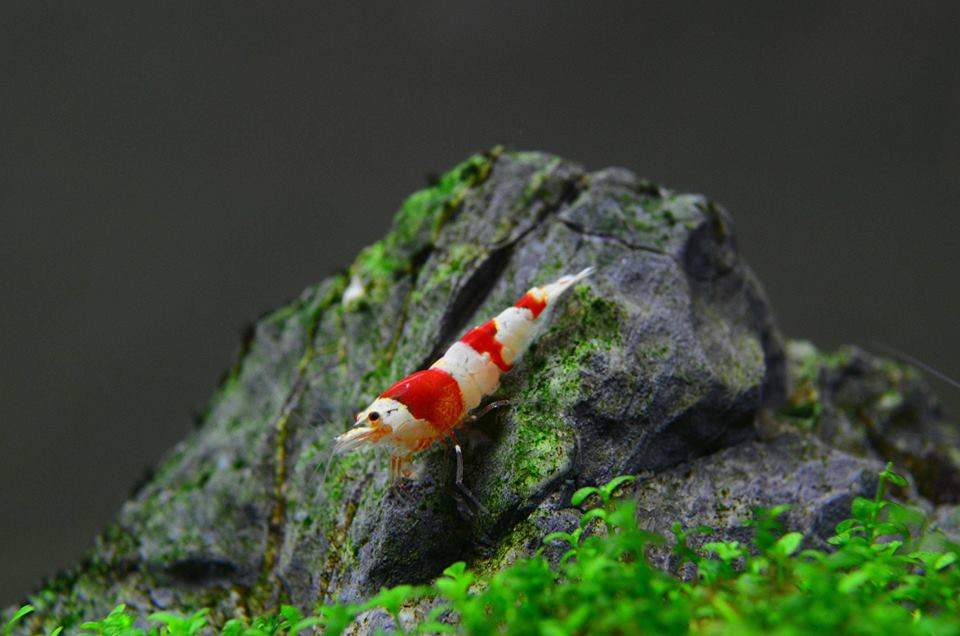
#> input picture buoi2/anh1.jpg, 960 x 636 px, given in place of the camera
$ python biendoihinhthaihoc.py
#> lines starting #> are read from the running program, lines starting #| are printed output that depends on the picture; after the words box and inside, x2 and y2 are one past the last pixel; in counts of white or black regions, pixels touching at a corner belong together
import cv2
import numpy as np
def nothing(x):
    pass
cap = cv2.VideoCapture(0)
cv2.namedWindow("Trackbars")
cv2.createTrackbar("L - H", "Trackbars", 0, 179, nothing)
#> slider 'L - H' is set to 35
cv2.createTrackbar("L - S", "Trackbars", 0, 255, nothing)
#> slider 'L - S' is set to 51
cv2.createTrackbar("L - V", "Trackbars", 0, 255, nothing)
#> slider 'L - V' is set to 51
cv2.createTrackbar("U - H", "Trackbars", 179, 179, nothing)
cv2.createTrackbar("U - S", "Trackbars", 255, 255, nothing)
cv2.createTrackbar("U - V", "Trackbars", 255, 255, nothing)
while True:
    _, frame = cap.read()
#> frame is the input picture: shape (636, 960, 3); mean B, G, R 52.4, 72.2, 60.8
    hsv = cv2.cvtColor(frame, cv2.COLOR_BGR2HSV)
#> hsv: shape (636, 960, 3); mean H, S, V 52, 62.9, 74.4
    l_h = cv2.getTrackbarPos("L - H", "Trackbars")
    l_s = cv2.getTrackbarPos("L - S", "Trackbars")
    l_v = cv2.getTrackbarPos("L - V", "Trackbars")
    u_h = cv2.getTrackbarPos("U - H", "Trackbars")
    u_s = cv2.getTrackbarPos("U - S", "Trackbars")
    u_v = cv2.getTrackbarPos("U - V", "Trackbars")
    lower_blue = np.array([l_h, l_s, l_v])
    upper_blue = np.array([u_h, u_s, u_v])
    mask = cv2.inRange(hsv, lower_blue, upper_blue)
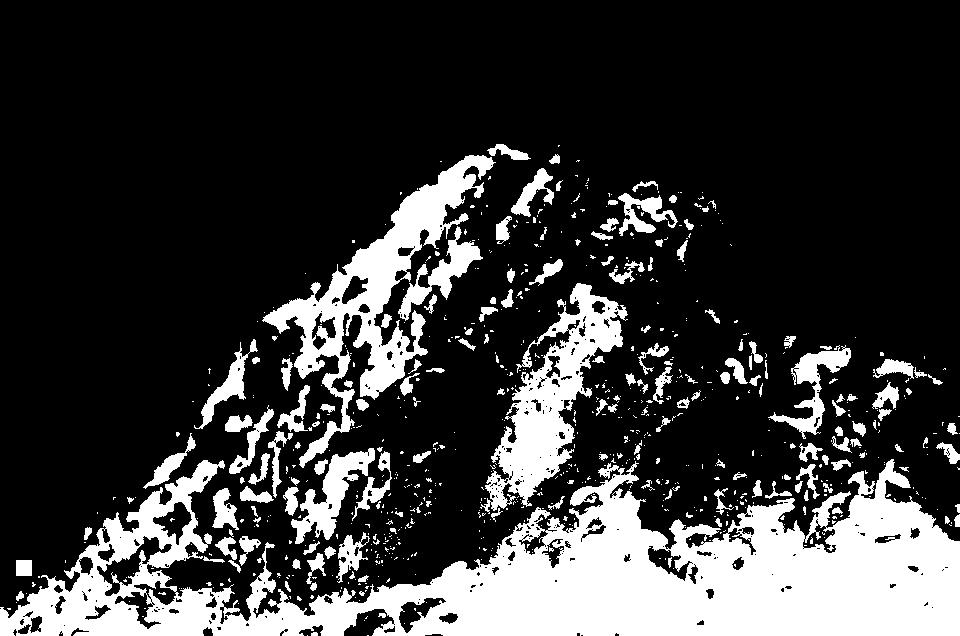
#> mask: shape (636, 960); 22.3% white; 768 white regions (602 under 20 px), largest, box (x1, y1, x2, y2) and area: (0, 459, 960, 636) 79948, (262, 155, 496, 468) 15304, (480, 283, 628, 514) 11059
    kernel = np.ones((5, 5), np.uint8)
    erosion = cv2.erode(mask, kernel)
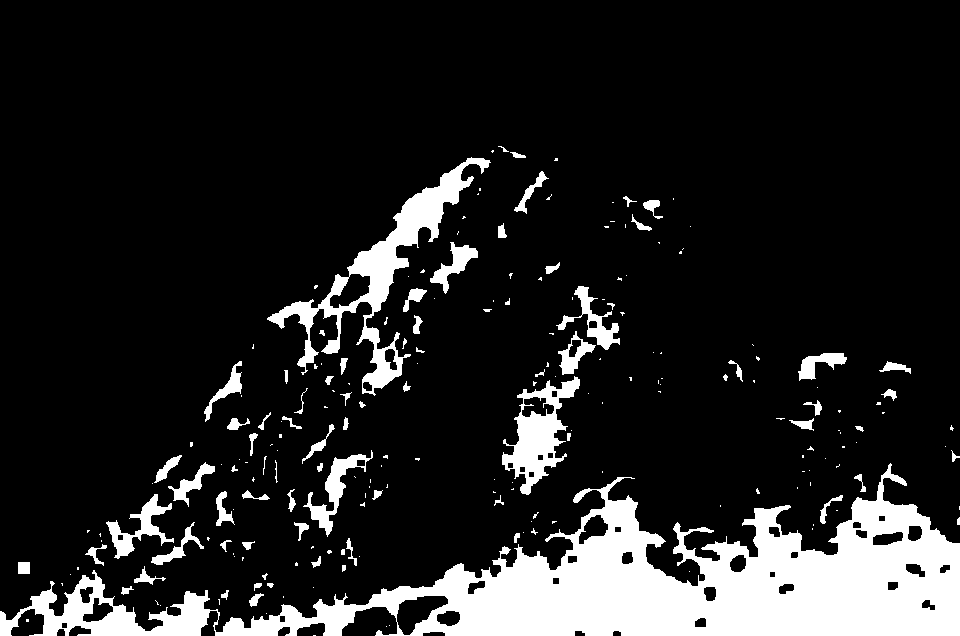
#> erosion: shape (636, 960); 13.8% white; 216 white regions (135 under 20 px), largest, box (x1, y1, x2, y2) and area: (0, 463, 960, 636) 58473, (267, 157, 491, 396) 8432, (502, 376, 580, 495) 3616
    dilation = cv2.dilate(mask, kernel)
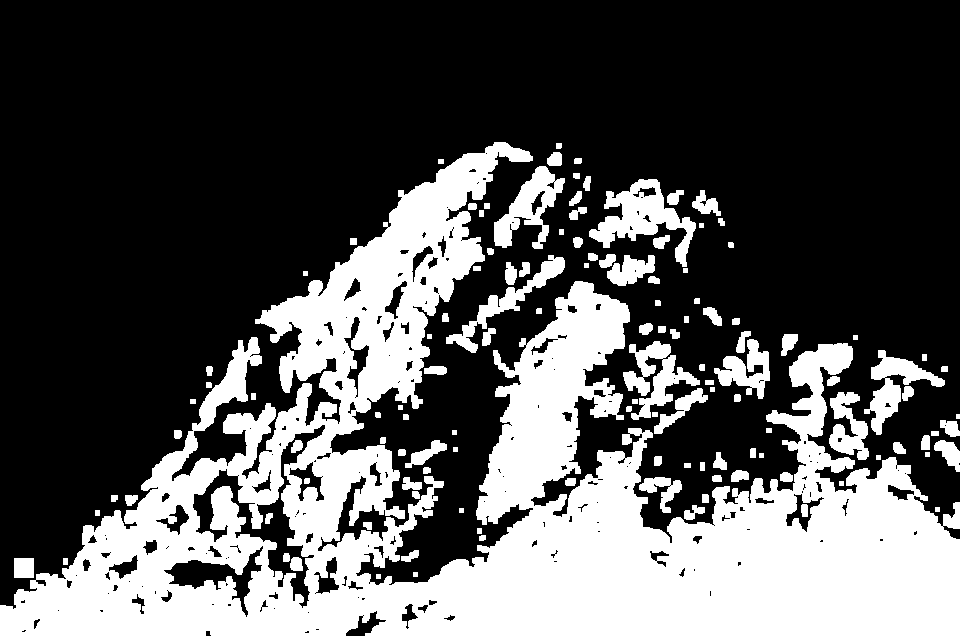
#> dilation: shape (636, 960); 33% white; 125 white regions, largest, box (x1, y1, x2, y2) and area: (0, 142, 960, 636) 173660, (589, 179, 696, 267) 3603, (494, 166, 565, 249) 2467
    opening = cv2.morphologyEx(mask, cv2.MORPH_OPEN, kernel, iterations=2)
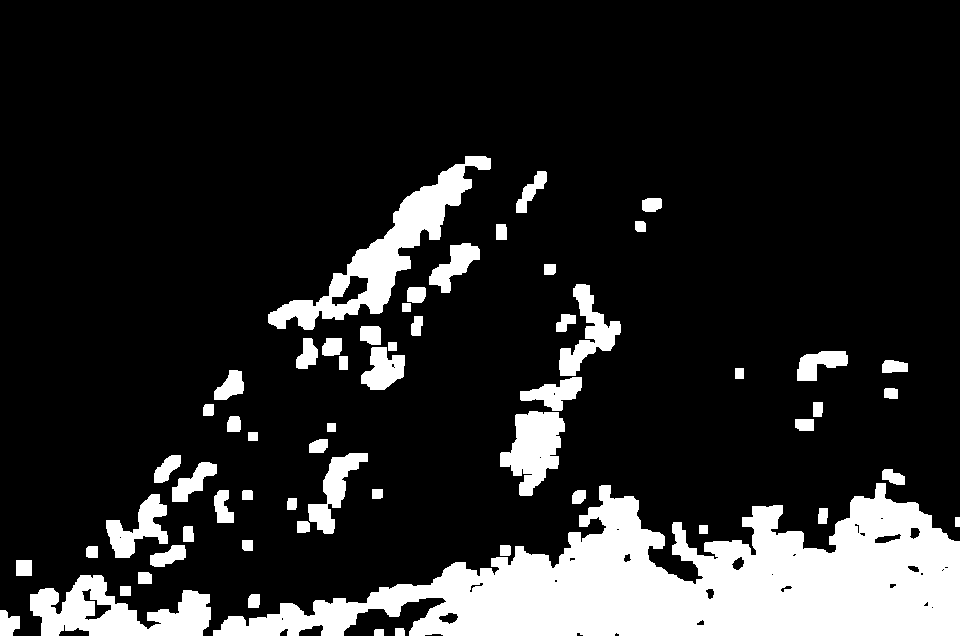
#> opening: shape (636, 960); 15.9% white; 60 white regions, largest, box (x1, y1, x2, y2) and area: (213, 483, 960, 636) 57861, (268, 156, 491, 330) 8453, (30, 575, 211, 636) 6228
    closing = cv2.morphologyEx(mask, cv2.MORPH_CLOSE, kernel)
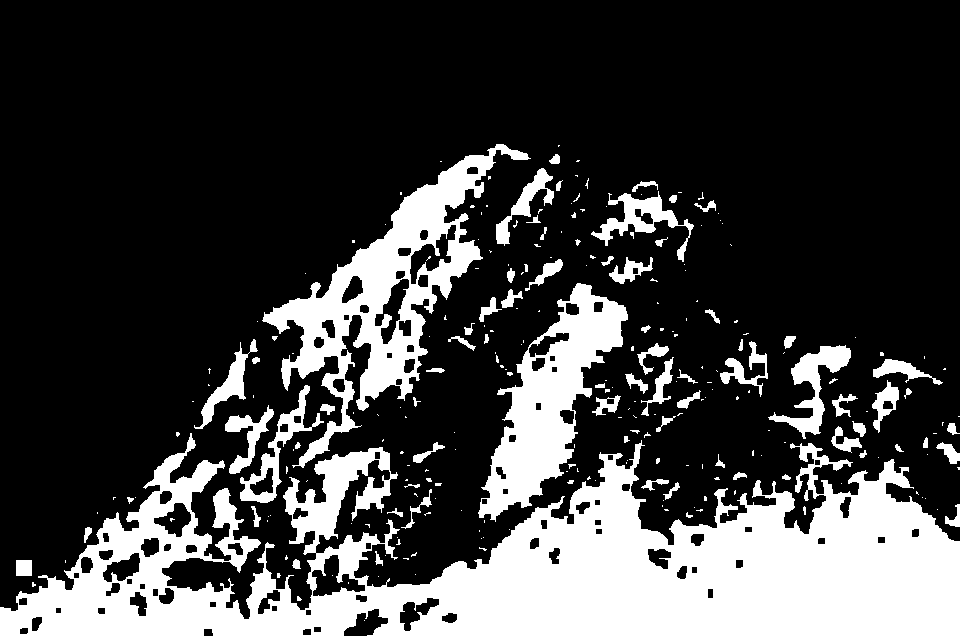
#> closing: shape (636, 960); 24.8% white; 261 white regions (179 under 20 px), largest, box (x1, y1, x2, y2) and area: (0, 433, 960, 636) 98125, (262, 144, 531, 468) 20142, (478, 283, 628, 522) 13509
    result = cv2.bitwise_and(frame, frame, mask=mask)
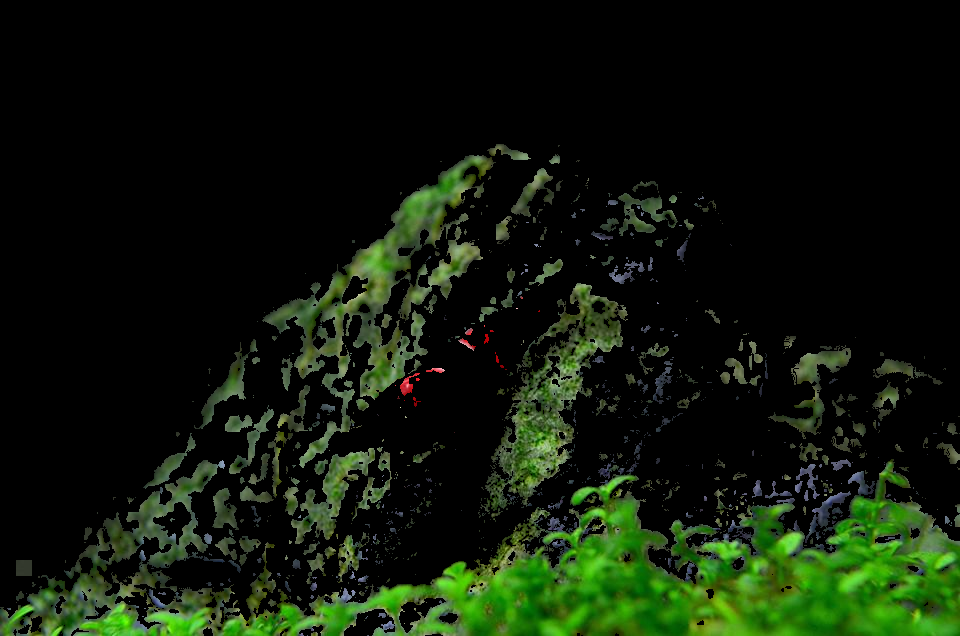
#> result: shape (636, 960, 3); mean B, G, R 9.5, 24.6, 14.7
    cv2.imshow("frame", frame)
    cv2.imshow("mask", mask)
    cv2.imshow("erosion", erosion)
    cv2.imshow("dilation", dilation)
    cv2.imshow("Opening", opening)
    cv2.imshow("Closing", closing)
    key = cv2.waitKey(1)
#> (key Esc is pressed here)
    if key == 27:
        break
cap.release()
cv2.destroyAllWindows()
